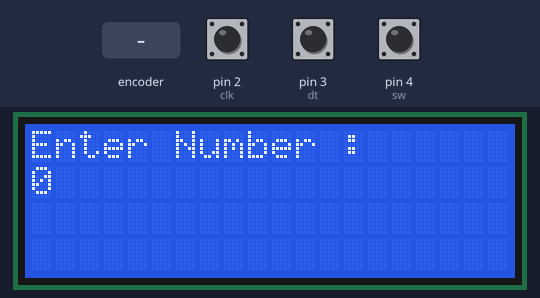
Recording of a sketch running on a simulated Arduino Uno, built with avr-gcc and run on an emulated ATmega328P. Parts: 20×4 character LCD. Inputs (shaded band) come from the test bench; at power-on: pin 4 (sw) HIGH, pin 2 (clk) HIGH, pin 3 (dt) HIGH.

Above: at 1.2 s.
1.3 s: pin 4 (sw) pulled LOW for 0.15 s
At 2.4 s:
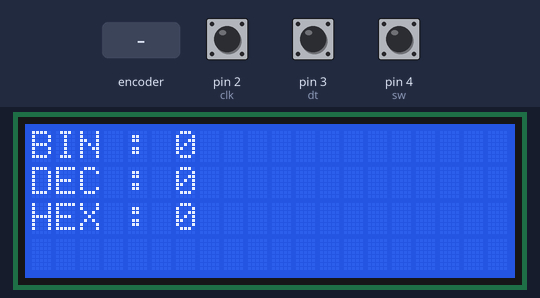
2.9 s: rotary encoder on pin 2 (clk) / pin 3 (dt) turned 3 steps (first pin leading)
At 3.02 s:
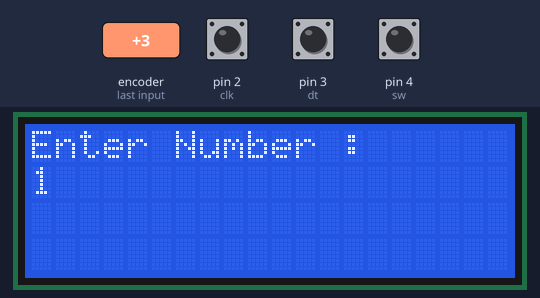
5.0 s: pin 4 (sw) pulled LOW for 1 s
At 5.3 s:
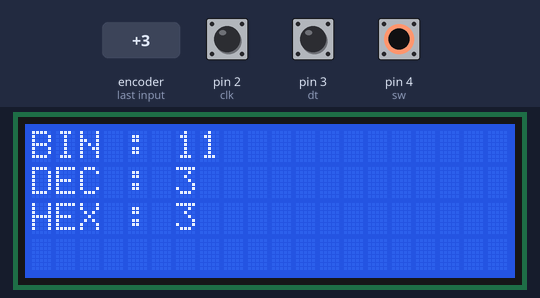
7.5 s: rotary encoder on pin 2 (clk) / pin 3 (dt) turned 1 step (first pin leading)
At 8.3 s:
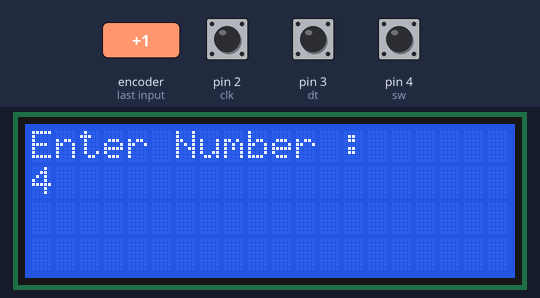
Timing chart, 0 to 10.2 s (numbered marks = the images above; inputs shaded):
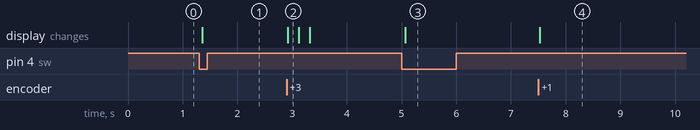

Measured:
- after the input at 1.3 s, the display: changes after 0.06 s (image 1)
- after the input at 2.9 s, the display: changes at once (image 2)
- after the input at 5.0 s, the display: changes after 0.06 s (image 3)
- after the input at 7.5 s, the display: changes at once (image 4)

The sketch:

sketch.ino
```cpp
#include <LiquidCrystal_I2C.h>
#include <ezButton.h>

byte clk = 2;
byte dt = 3;
byte sw = 4;

//  to track number of rotations
int counter = 0;
int prev_counter = 0;

//  lcd object : setting register address 0x27
LiquidCrystal_I2C lcd(0x27 , 20 , 4);

//  button object and variable
ezButton button(sw);

void setup(){

  attachInterrupt(digitalPinToInterrupt(clk) , encoder , FALLING);
  button.setDebounceTime(25);

  lcd.init();
  lcd.clear();
  lcd.backlight();

  lcd_print(0,0,"Enter Number : ");
  lcd_print(0,1,String(counter));
}

void encoder(){

  prev_counter = counter;

  if (digitalRead(dt)  ==  HIGH)counter++;
  else counter--;

  counter = constrain(counter , 0 , 256);
}

void loop(){

  //  looping the button
  button.loop();

  //  if button is pressed
  if (button.isPressed()){
    lcd.clear();
    String bin = "BIN : " + String(counter , BIN);
    String dec = "DEC : " + String(counter , DEC);
    String hex = "HEX : " + String(counter , HEX);
    lcd_print(0,0,bin);
    lcd_print(0,1,dec);
    lcd_print(0,2,hex);
  }

  if (prev_counter != counter){
    lcd.clear();
    lcd_print(0,0,"Enter Number : ");
    lcd_print(0,1,String(counter));
    prev_counter = counter;
  }

  //  for better working of simulator
  delay(10);
}


void lcd_print(int x , int y , String message){

  lcd.setCursor(x,y);
  lcd.print(message);
}
```
